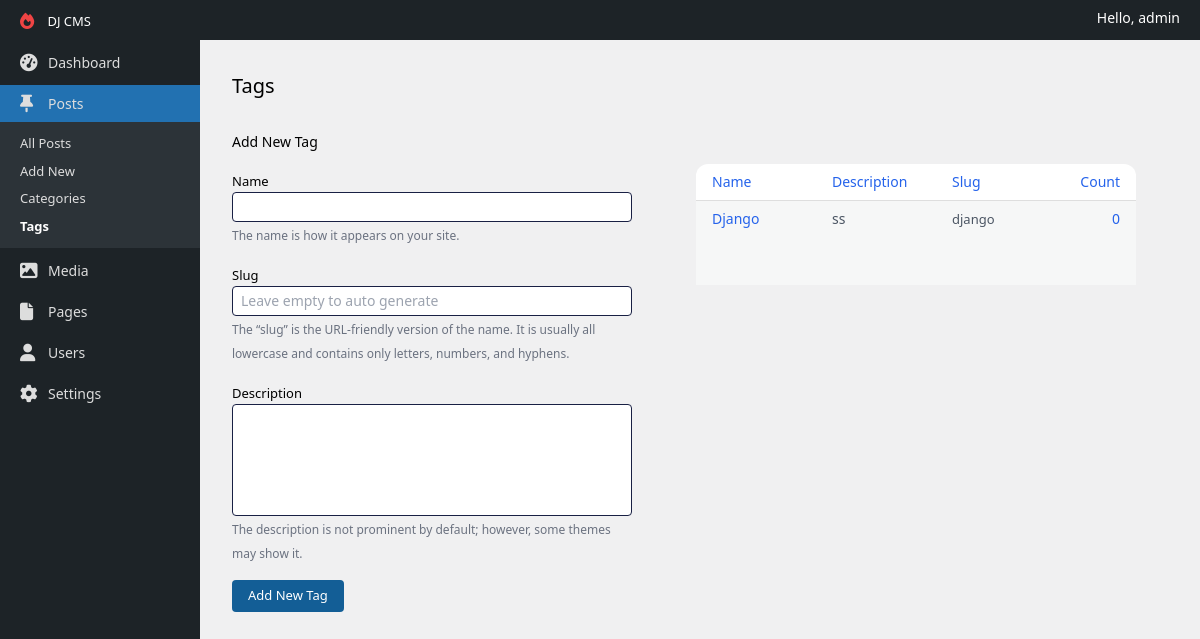
The app's page /tags/ (signed in), older data.
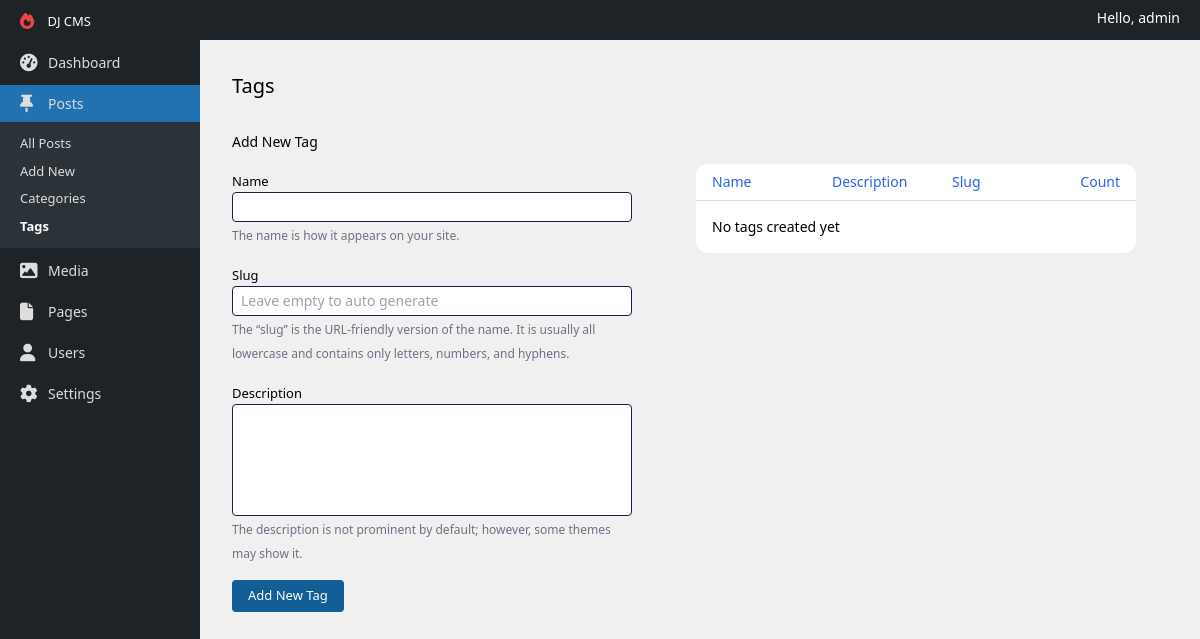
The same page, newer data.
### apps/content/models.py (models this page shows, shortened)
class Tag(models.Model):
    name = models.CharField(max_length=200)
    slug = models.SlugField(blank=True)
    description = models.TextField(null=True, blank=True)

### apps/dashboard/views.py (the view)
# urls.py: path('tags/', TagsView.as_view(), name='tags'),
class TagsView(AbstractGroupView):
    template_name = 'tags.html'
    form_class = TagForm
    form_success_redirect_url = reverse_lazy('tags')
    model_class = Tag

### apps/dashboard/forms.py
class TagForm(forms.ModelForm):
    class Meta:
        model = Tag
        fields = '__all__'

### apps/dashboard/permissions.py (called while the page is built)
    def allow_superuser(self) -> bool:
        return True

    def _has_permission(self, request: HttpRequest) -> bool:
        if self.allow_superuser() and request.user.is_superuser:
            return True
        return self.has_user_permission(request)

    def dispatch(self, request, *args, **kwargs):
        if not self._has_permission(request):
            return self.handle_no_permission()
        return super().dispatch(request, *args, **kwargs)

### apps/dashboard/templatetags/utils.py (called while the page is built)
@register.simple_tag(takes_context=True)
def should_expand_menu(context, menu_name) -> bool:
    reverse_url_name = context.request.resolver_match.url_name
    sub_menus = sidebar_menus.get(menu_name)
    if sub_menus:
        for sub_menu in sub_menus:
            if sub_menu == reverse_url_name:
                return True
    return False

@register.simple_tag(takes_context=True)
def current_url_name(context) -> bool:
    return context.request.resolver_match.url_name

### templates/tags.html (shortened to what this page needs)
{% extends 'layouts/default.html' %}
{% block content %}
    <div class="p-2 md:p-8">
        <h1 class="inline-block text-xl">Tags</h1>
        <div class="grid gap-8 lg:grid-cols-[400px_1fr] mt-8">
            <form method="POST">
                <h2 class="text-sm font-medium">Add New Tag</h2>
                <div class="mt-4">
                    {% include 'components/tag-form.html' %}
                    <div class="mt-4">
                        <button class="bg-[#135e96] text-white px-4 py-1.5 text-[13px] rounded">Add New Tag
                        </button>
                    </div>
                </div>
            </form>
            <div class="p-0 lg:p-8">
                <div class="bg-white rounded-xl">
                    <table class="w-full">
                        <thead class="border-b border-[#dfdfdf]">
                        <tr class="text-sm border-b border-[#dedede]">
                            <th class="font-normal text-blue-600 py-2 w-1/4 text-start px-4">Name</th>
                            <th class="font-normal text-blue-600 w-1/4 text-start px-4 hidden sm:table-cell">Description
                            </th>
                            <th class="font-normal text-blue-600 w-1/4 text-start px-4 hidden md:table-cell">Slug</th>
                            <th class="font-normal text-blue-600 py-2 w-1/6 text-end px-4 hidden lg:table-cell">Count
                            </th>
                        </tr>
                        </thead>
                        <tbody>
                        {% for tag in items %}
                            <tr class="group text-sm {% cycle 'odd:bg-[#f6f7f7]' 'even:bg-white' %}">
                                <td class="font-normal text-blue-600 px-4 align-top text-sm py-2">
                                    {{ tag.name }}
                                </td>
                                <td class="font-normal w-1/4 align-top text-start text-gray-600 px-4 py-2 hidden sm:table-cell">
                                    {% if tag.description == '' %}
                                        —
                                    {% else %}
                                        {{ tag.description }}
                                    {% endif %}
                                </td>
                                <td class="font-normal w-1/4 align-top text-start text-[13px] text-gray-600 px-4 py-2 hidden md:table-cell">{{ tag.slug }}</td>
                                <td class="font-normal text-blue-600 w-1/6 align-top text-end px-4 py-2 hidden lg:table-cell">
                                    0
                                </td>
                            </tr>
                        {% endfor %}
                        </tbody>
                    </table>
                    {% if not items %}
                        <span class="block p-4 text-sm">No tags created yet</span>
                    {% endif %}
                </div>
            </div>
        </div>
    </div>
{% endblock %}

Row changes from the older to the newer data that the page shows:
removed Tag: name "Django", description "ss", slug "django"
Text that changed along with them:
text now shown: "No tags created yet"
